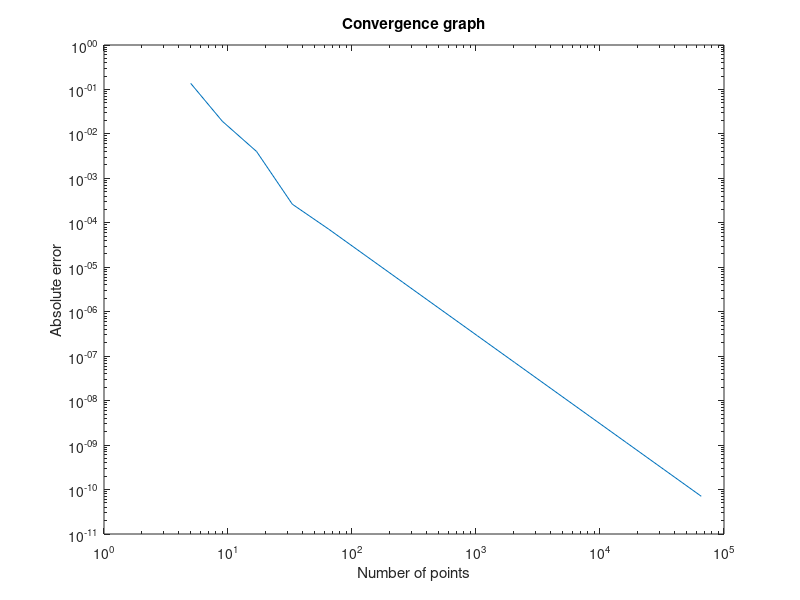

Recreate this plot in MATLAB.
%{
This is a sample Matlab code of the Möbius-Transformed Trapezoidal Rule, appeared in the paper

Y. Suzuki, N. Hyvönen, and T. Karvonen. “Möbius-Transformed Trapezoidal Rule”. AMS Mathematics of Computiation (2025, published online). DOI:10.1090/mcom/40

Please cite as the following (biblatex):

@article{SHK2024, doi = {10.1090/mcom/4084}, author = {Suzuki, Yuya and Hyv\"onen, Nuutti and Karvonen, Toni}, title = {M\"obius-Transformed Trapezoidal Rule}, JOURNAL = {AMS Mathematics of Computiation}, YEAR = {2025, published online}, }

Copyright (c) 2025 Yuya Suzuki

THE SOFTWARE IS PROVIDED "AS IS", WITHOUT WARRANTY OF ANY KIND, EXPRESS OR
IMPLIED, INCLUDING BUT NOT LIMITED TO THE WARRANTIES OF MERCHANTABILITY,
FITNESS FOR A PARTICULAR PURPOSE AND NONINFRINGEMENT. IN NO EVENT SHALL THE
AUTHORS OR COPYRIGHT HOLDERS BE LIABLE FOR ANY CLAIM, DAMAGES OR OTHER
LIABILITY, WHETHER IN AN ACTION OF CONTRACT, TORT OR OTHERWISE, ARISING FROM,
OUT OF OR IN CONNECTION WITH THE SOFTWARE OR THE USE OR OTHER DEALINGS IN THE
SOFTWARE.
%}

%% Mobius transform
phi= @(z) -cot(z./2); % mobius transform
phi_=@(z) 1./(2.*(sin(z./2)).^2); % Jacobian
M=16; %number of points; calculated up until 2^M points
err=zeros(2,M);
%% Define your weight
rho= @(x) exp(-(x.^2)./2)./sqrt(2*pi);
%% Define your integrand function
p=1;%parameter in the integrand, |x|^p
f= @(x) abs(x).^p;

trueI=sqrt((2^p)/pi)*gamma((p+1)/2); %true integral value, only for plotting the absolute error  

for ni=2:M
n=2^ni+1; % number of points
err(1,ni)=n;
acc=0;
for j=1:n
theta=2*pi*(j)/n+1/(2*n);% equidistant point with a shift
x=phi(theta);
acc=acc+f(x)*rho(x)*phi_(theta)*2*pi/(n);

end
disp(['current estimate: ',num2str(acc,10)])
err(2,ni)=abs(trueI-acc); 
end

figure;
loglog(err(1,:),abs(err(2,:)))
title('Convergence graph') 
xlabel('Number of points') 
ylabel('Absolute error') 

rate = polyfit(log(err(1,4:end)),log(abs(err(2,4:end))),1)





